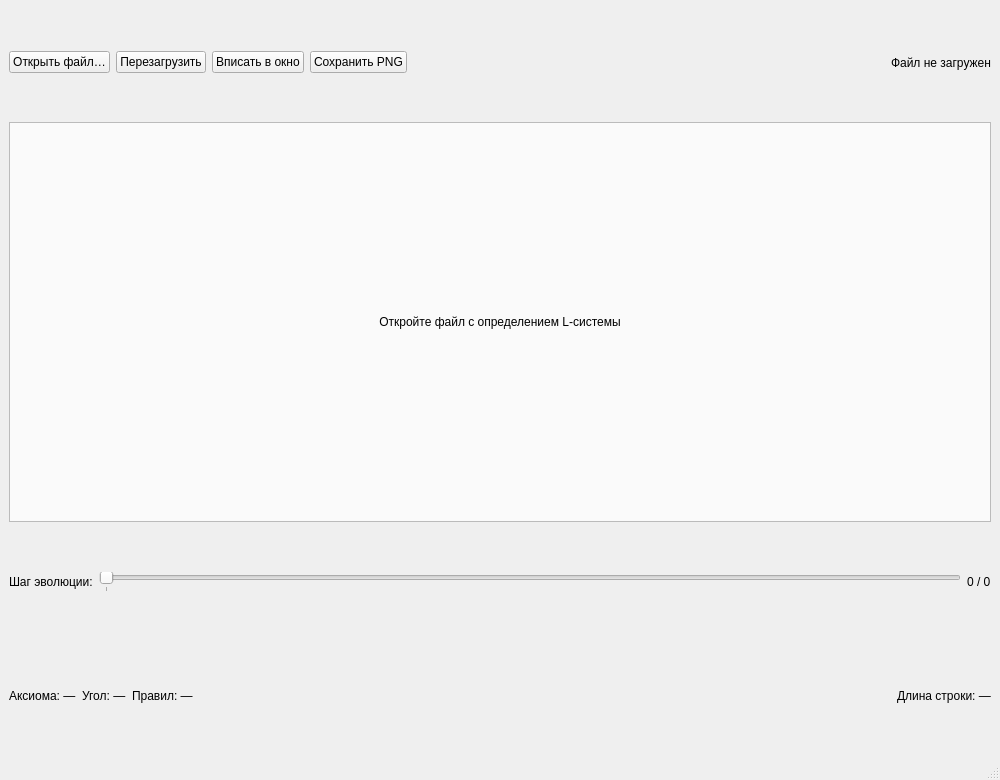
<?xml version="1.0" encoding="UTF-8"?>
<ui version="4.0">
 <class>MainWindow</class>
 <widget class="QMainWindow" name="MainWindow">
  <property name="geometry">
   <rect><x>0</x><y>0</y><width>1000</width><height>780</height></rect>
  </property>
  <property name="windowTitle"><string>Task8 — L-системы</string></property>
  <widget class="QWidget" name="centralwidget">
   <layout class="QVBoxLayout" name="vLayout">

    <item>
     <layout class="QHBoxLayout" name="hTop">
      <item>
       <widget class="QPushButton" name="btnOpen">
        <property name="text"><string>Открыть файл…</string></property>
       </widget>
      </item>
      <item>
       <widget class="QPushButton" name="btnReload">
        <property name="text"><string>Перезагрузить</string></property>
       </widget>
      </item>
      <item>
       <widget class="QPushButton" name="btnFit">
        <property name="text"><string>Вписать в окно</string></property>
       </widget>
      </item>
      <item>
       <widget class="QPushButton" name="btnSavePng">
        <property name="text"><string>Сохранить PNG</string></property>
       </widget>
      </item>
      <item>
       <spacer name="sp1">
        <property name="orientation"><enum>Qt::Orientation::Horizontal</enum></property>
        <property name="sizeType"><enum>QSizePolicy::Policy::Expanding</enum></property>
        <property name="sizeHint" stdset="0"><size><width>40</width><height>20</height></size></property>
       </spacer>
      </item>
      <item>
       <widget class="QLabel" name="lblTitle">
        <property name="text"><string>Файл не загружен</string></property>
       </widget>
      </item>
     </layout>
    </item>

    <item>
     <widget class="QLabel" name="lblCanvas">
      <property name="alignment"><set>Qt::AlignmentFlag::AlignCenter</set></property>
      <property name="minimumSize"><size><width>400</width><height>400</height></size></property>
      <property name="styleSheet"><string>QLabel { background:#fafafa; border:1px solid #bbb; }</string></property>
      <property name="text"><string>Откройте файл с определением L-системы</string></property>
     </widget>
    </item>

    <item>
     <layout class="QHBoxLayout" name="hSlider">
      <item>
       <widget class="QLabel" name="lblStepCaption">
        <property name="text"><string>Шаг эволюции:</string></property>
       </widget>
      </item>
      <item>
       <widget class="QSlider" name="sliderStep">
        <property name="orientation"><enum>Qt::Orientation::Horizontal</enum></property>
        <property name="minimum"><number>0</number></property>
        <property name="maximum"><number>0</number></property>
        <property name="value"><number>0</number></property>
        <property name="singleStep"><number>1</number></property>
        <property name="pageStep"><number>1</number></property>
        <property name="tracking"><bool>true</bool></property>
        <property name="tickPosition"><enum>QSlider::TickPosition::TicksBelow</enum></property>
        <property name="tickInterval"><number>1</number></property>
       </widget>
      </item>
      <item>
       <widget class="QLabel" name="lblStepValue">
        <property name="text"><string>0 / 0</string></property>
        <property name="minimumWidth"><number>80</number></property>
       </widget>
      </item>
     </layout>
    </item>

    <item>
     <layout class="QHBoxLayout" name="hInfo">
      <item>
       <widget class="QLabel" name="lblAxiom">
        <property name="text"><string>Аксиома: —</string></property>
       </widget>
      </item>
      <item>
       <widget class="QLabel" name="lblAngle">
        <property name="text"><string>Угол: —</string></property>
       </widget>
      </item>
      <item>
       <widget class="QLabel" name="lblRules">
        <property name="text"><string>Правил: —</string></property>
       </widget>
      </item>
      <item>
       <spacer name="sp2">
        <property name="orientation"><enum>Qt::Orientation::Horizontal</enum></property>
        <property name="sizeType"><enum>QSizePolicy::Policy::Expanding</enum></property>
        <property name="sizeHint" stdset="0"><size><width>40</width><height>20</height></size></property>
       </spacer>
      </item>
      <item>
       <widget class="QLabel" name="lblLength">
        <property name="text"><string>Длина строки: —</string></property>
       </widget>
      </item>
     </layout>
    </item>

   </layout>
  </widget>
  <widget class="QStatusBar" name="statusbar"/>
 </widget>
 <resources/>
 <connections/>
</ui>
